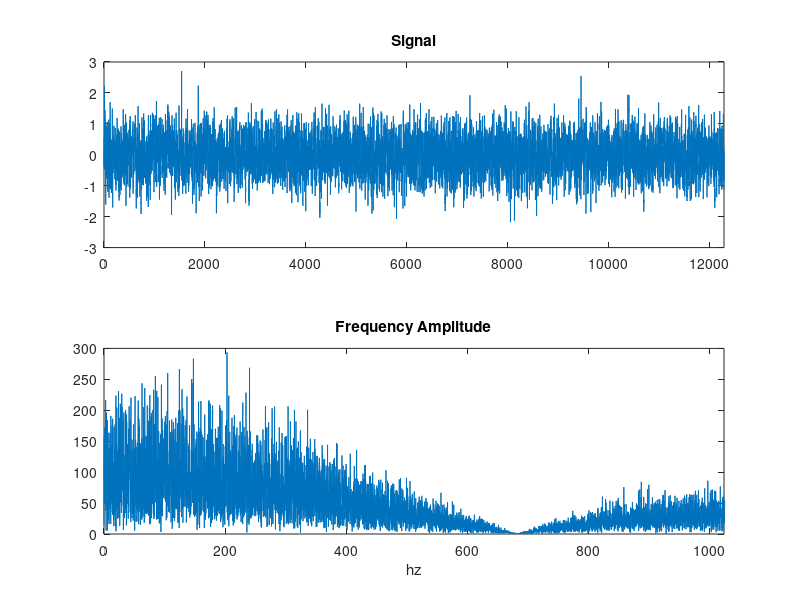
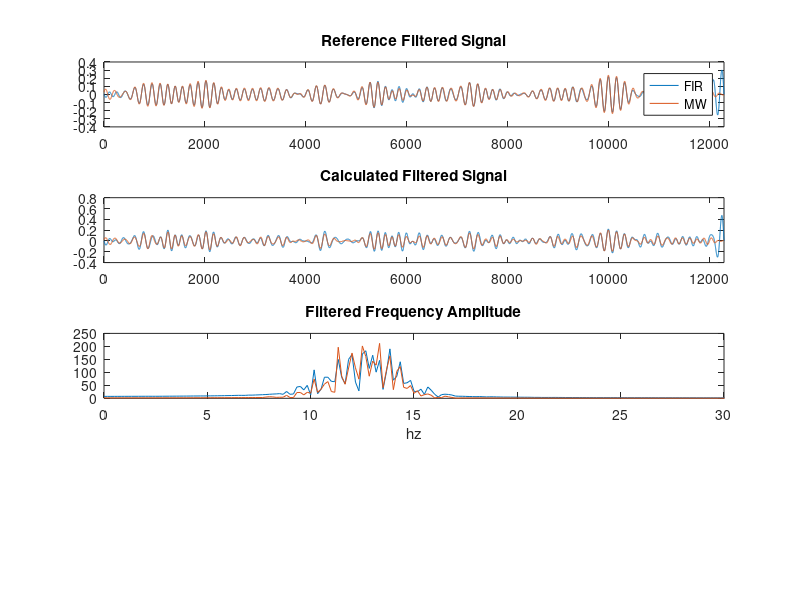
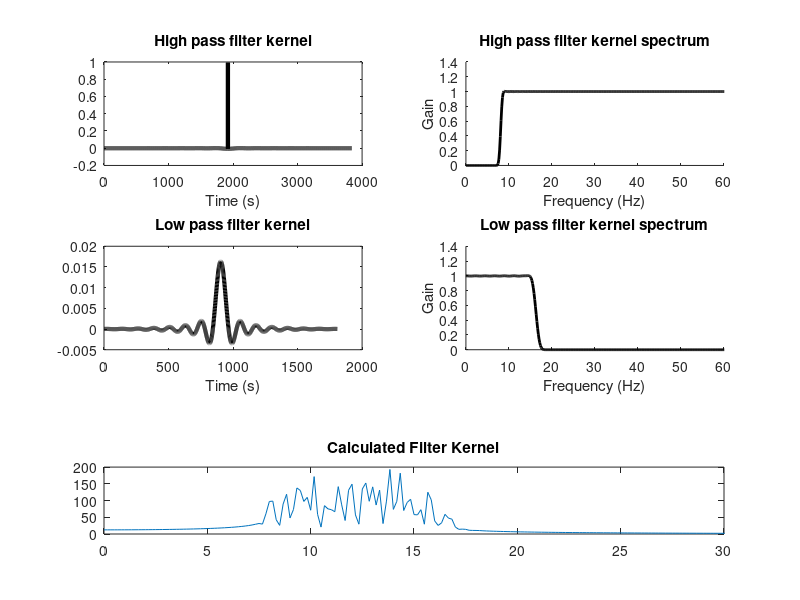

The MATLAB source for these figures, in order:
% Code challenge to match filtering of reference signals from professor using
% a FIR filter then a Morlet Wavelet
load wavelet_codeChallenge.mat

% Setup plotting figures
figFilterKernels = figure(3);
set(figFilterKernels,'name','Filter Kernels');
clf(figFilterKernels);

figSignals = figure(1);
numpts = length(signal);
subplot(2,1,1);
plot(signal);
xlim([0 numpts]);
title('Signal');

subplot(2,1,2);
signalX = abs(fft(signal,numpts));
hz = linspace(0,srate,numpts);
plot(hz,signalX);
xlim([0 srate/2]);
xlabel('hz');
title('Frequency Amplitude');

% SignalFIR & signaMW
figFiltered = figure(2); 
hold on;
numpts = length(signalFIR);
subplot(4,1,1);
plot((1:numpts),signalFIR,(1:numpts),signalMW);
xlim([0 numpts]);
title('Reference Filtered Signal');
legend('FIR','MW');

subplot(4,1,3);
signalX = abs(fft(signalFIR,numpts));
signalMWX = abs(fft(signalMW,numpts));
hz = linspace(0,srate,numpts);
plot(hz,signalX,hz,signalMWX);
xlim([0 30]);
xlabel('hz');
title('Filtered Frequency Amplitude');

% First implement a FIR filter to match
% High pass first
fcutoff = 8;
order   = round( 15*srate/fcutoff );
% 
highPassKern = fir1(order,fcutoff/(srate/2),'high'); 
highPassKernX = abs(fft(highPassKern,numpts)).^2;
% 
figure(figFilterKernels);
subplot(321)
plot(highPassKern,'k','linew',3)
xlabel('Time (s)')
title('High pass filter kernel')

subplot(322), hold on
plot(hz,highPassKernX(1:length(hz)),'k','linew',2)
set(gca,'xlim',[0 60])
xlabel('Frequency (Hz)'), ylabel('Gain')
title('High pass filter kernel spectrum')

sigFiltHighPass = filtfilt(highPassKern,1,signal);
sigFiltHightPassX = fft(sigFiltHighPass);

% Low pass next
fcutoff = 17;
order   = round( 15*srate/fcutoff );

lowPassKern = fir1(order,fcutoff/(srate/2),'low'); 
lowPassKernX = abs(fft(lowPassKern,numpts)).^2;

figure(figFilterKernels);
subplot(323)
plot(lowPassKern,'k','linew',3)
xlabel('Time (s)')
title('Low pass filter kernel')

subplot(324), hold on
plot(hz,lowPassKernX(1:length(hz)),'k','linew',2)
set(gca,'xlim',[0 60])
xlabel('Frequency (Hz)'), ylabel('Gain')
title('Low pass filter kernel spectrum')

sigFiltLowPass = filtfilt(lowPassKern,1,sigFiltHighPass);
sigFiltLowPassX = abs(fft(sigFiltLowPass));



subplot(4,1,4);
plot(hz,sigFiltLowPassX);
xlim([0 30]);
title('Calculated Filter Kernel');

%%%%%%%%%%%%%%%%%%%%%%%%%%%%%%%%%%%%%
% Morley wavelet 

% parameters
ffreq = 12.5;
fwhm = .10; 
wavTimeVec = -3:1/srate:3;

% Transpose into column vector to match signal format in .mat format
morWavelet = (cos(2*pi*ffreq*wavTimeVec) .* exp((-4*log(2)*wavTimeVec.^2) / fwhm.^2))';


% Remember that the length of convolution plus the length of the filter
% kernel minus 1
nConv = numpts + length(wavTimeVec) - 1;
convWingWidth = floor(length(wavTimeVec)/2)+1; % Used to trim of the wings of convolution
% waveHz = linspace(0,srate/2,floor(length(waveTimeVec)/2)+1);
morwavX = fft(morWavelet,nConv);
% Normalize to avoid amplification

morwavX = morwavX ./ max(morwavX);

morwavFilteredFrequencyDomain = morwavX .* fft(signal,nConv);
morwavFilteredTimeDomain = ifft(morwavFilteredFrequencyDomain);

morwavFilteredTimeDomain = real(morwavFilteredTimeDomain(convWingWidth:end-convWingWidth+1));

revFiltTimeDomain = flip(morwavFilteredTimeDomain);
revFiltFreqDomain = morwavX .* fft(revFiltTimeDomain,nConv);

% Filtering shifts the phase, unshift by flipping, filtering, re-flipping
% back
zeroPhaseTimeDomain = real(ifft(revFiltFreqDomain));
zeroPhaseTimeDomain = zeroPhaseTimeDomain(convWingWidth:end-convWingWidth+1);
zeroPhaseTimeDomain = flip(zeroPhaseTimeDomain);

figure(figFiltered)

subplot(4,1,2);
plot((1:numpts),sigFiltLowPass,(1:numpts),zeroPhaseTimeDomain);
xlim([0 numpts]);
title('Calculated Filtered Signal');


% plot(waveHz,morwavX(1:length(waveHz)));

